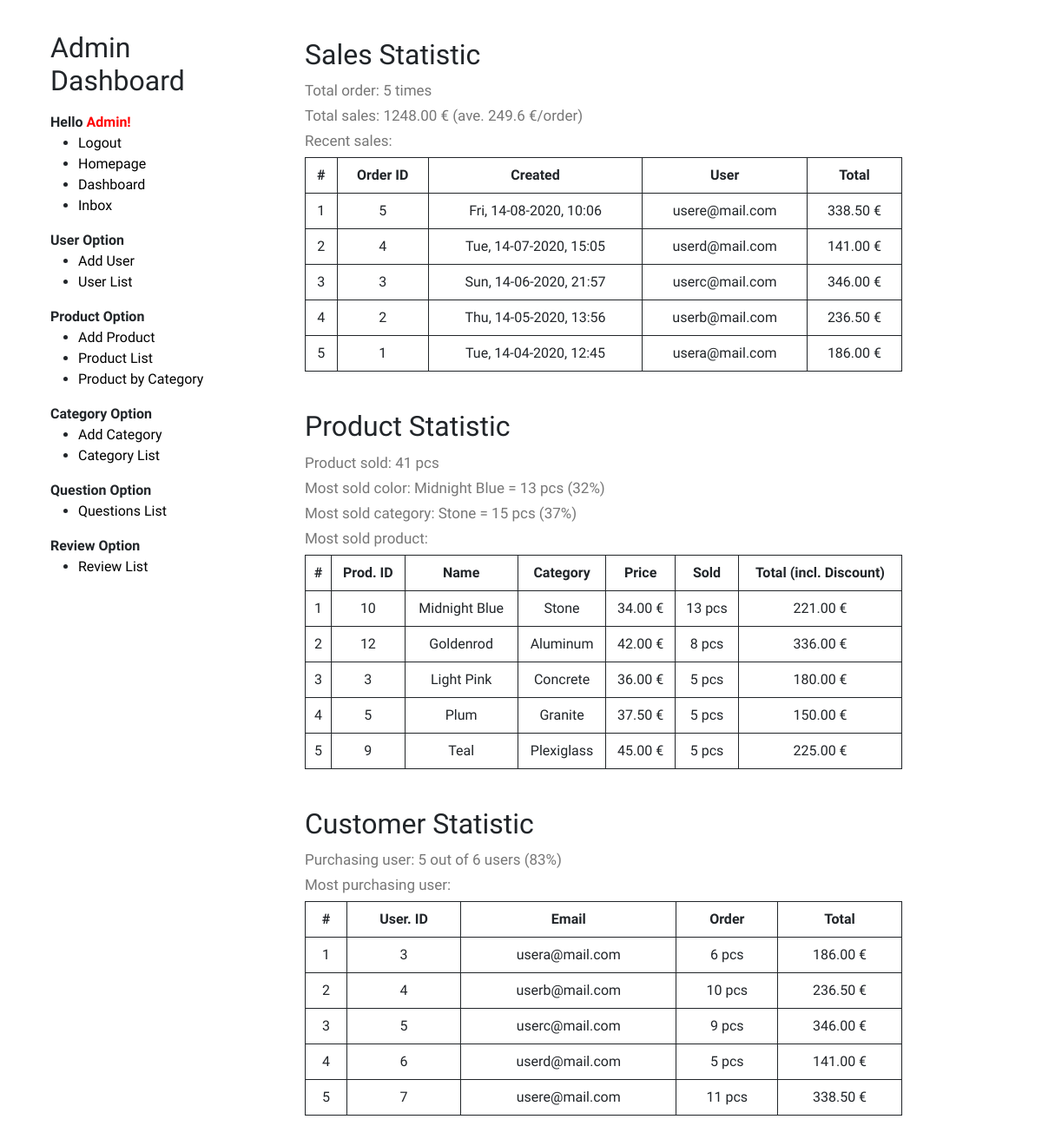
The page /admin.php (signed in) on the database its author committed.
### tables this page shows
CREATE TABLE `order_register` (
  `id` int(11) NOT NULL,
  `fk_user_id` int(11) NOT NULL,
  `tot_price` decimal(20,2) NOT NULL,
  `date` datetime NOT NULL
);

CREATE TABLE `user` (
  `id` int(11) NOT NULL,
  `f_name` varchar(50) NOT NULL,
  `l_name` varchar(50) NOT NULL,
  `address` varchar(100) NOT NULL,
  `email` varchar(50) NOT NULL,
  `password` varchar(255) NOT NULL,
  `user_state` int(1) NOT NULL DEFAULT 1,
  `user_level` int(1) NOT NULL DEFAULT 0
);

CREATE TABLE `products` (
  `id` int(11) NOT NULL,
  `name` varchar(50) NOT NULL,
  `fk_category` int(11) NOT NULL,
  `price` decimal(20,2) NOT NULL,
  `description` text NOT NULL,
  `image` text NOT NULL,
  `discount` int(3) NOT NULL DEFAULT 0,
  `visibility` int(1) NOT NULL DEFAULT 1
);

CREATE TABLE `category` (
  `id` int(11) NOT NULL,
  `catName` varchar(50) NOT NULL
);

### classes/database.class.php (called while the page is built, shortened)
<?php
Class Database{
    public $host   = "";
    public $user   = "";
    public $pass   = "";
    public $dbname = "";
    public $link;
    private function connectDB(){
    $this->link = new mysqli($this->host, $this->user, $this->pass,
    $this->dbname);
    mysqli_set_charset($this->link, "utf8");
    }
   public function select($query){
     $result = $this->link->query($query) or
      die($this->link->error.__LINE__);
     if($result->num_rows > 0){
       return $result;
     } else {
       return false;
     }
    }
   }
?>

### classes/stat.class.php (called while the page is built, shortened)
<?php
class Stat {
    private $db;
	 	public function __construct(){
	      $this->db = new Database();
	    }
public function TotalOrder() {
    $query = "SELECT COUNT(*) as res FROM order_register";
    $result = $this->db->select($query);
    $data = $result->fetch_assoc();
    $out = $data['res'];
    if(!is_null($out)){
                    $out = $out;
                } else {
                    $out =  'N/A';
                }
                return $out;
        }
        public function TotalSales() {
            $query = "SELECT SUM(tot_price) as res FROM order_register";
                        $result = $this->db->select($query);
                        $data = $result->fetch_assoc();
                        $out = $data['res'];
                        if(!is_null($out)){
                                        $out = $out;
                                    } else {
                                        $out = 'N/A';
                                    }
                        return $out;
                }
        public function AveSales() {
            $TotalOrder = $this->TotalOrder();
            $TotalSales = $this->TotalSales();
            if ($TotalOrder != 'N/A'){
                $out = round(($TotalSales/$TotalOrder),2);
               }else{
                $out ='N/A';
              }
                        return $out;
                }
        public function RecentSales($num) {
            $query = "SELECT `order_register`.`id`, date, `user`.`email`, tot_price
            FROM order_register
            INNER JOIN `user` ON `user`.`id` = `order_register`.`fk_user_id`
            ORDER BY date DESC
            LIMIT {$num}";
                        $result = $this->db->select($query);
                        if($result){
                            $data = $result->fetch_all(MYSQLI_ASSOC);
                            $out = $data;
                        } else {
                            $out =  'N/A';
                        }
                        return $out;
                }
        public function TotalSold() {
            $query = "SELECT SUM(quantity) as res FROM tbl_order";
                        $result = $this->db->select($query);
                        $data = $result->fetch_assoc();
                        $out = $data['res'];
                        if(!is_null($out)){
                                        $out = $out;
                                    } else {
                                        $out = 'N/A';
                                    }
                        return $out;
                }
        public function MostCol() {
            $query = "SELECT `products`.`name`, SUM(quantity) as quantity
            FROM tbl_order
            INNER JOIN `products` ON `products`.`id` = `tbl_order`.`fk_productId`
            GROUP BY name
            ORDER BY SUM(quantity) DESC
            LIMIT 1";
            $TotalSold = $this->TotalSold();
                        $result = $this->db->select($query);
                            if ($result) {
                                $data = $result->fetch_assoc();
                                $out = $data;
                                $out['perc'] = round(100*$out['quantity'] / $TotalSold);
                              } else {
                                $out['name'] = $out['quantity'] = $out['perc'] = 'N/A';
                                }
                              return $out;
                }
        public function MostCat() {
            $query = "SELECT `category`.`catName`, SUM(quantity) as quantity
            FROM tbl_order
            INNER JOIN `products` ON `products`.`id`  = `tbl_order`.`fk_productId`
            INNER JOIN `category` ON `products`.`fk_category` = `category`.`id`
            GROUP BY `category`.`catName`
            ORDER BY SUM(quantity) DESC
            LIMIT 1";
             $TotalSold = $this->TotalSold();
             $result = $this->db->select($query);
                 if ($result) {
                     $data = $result->fetch_assoc();
                     $out = $data;
                     $out['name'] = $data['catName'];
                     $out['perc'] = round(100*$out['quantity'] / $TotalSold);
                   } else {
                     $out['name'] = $out['quantity'] = $out['perc'] = 'N/A';
                     }
                   return $out;
                }
        public function MostItem($num) {
            $query = "SELECT `products`.`id`,`products`.`name`, `category`.`catName`,`products`.`price`, SUM(quantity) as quantity, SUM(`tbl_order`.`price`) as tot_price
            FROM tbl_order
            INNER JOIN `products` ON `products`.`id` = `tbl_order`.`fk_productId`
            INNER JOIN `category` ON `products`.`fk_category` = `category`.`id`
            GROUP BY `products`.`id`
            ORDER BY SUM(quantity) DESC
            LIMIT {$num}";
                        $result = $this->db->select($query);
                        if($result){
                            $data = $result->fetch_all(MYSQLI_ASSOC);
                            $out = $data;
                        } else {
                            $out =  'N/A';
                        }
                        return $out;
                }
        public function CustUser() {
            $query = "SELECT X.res1, Y.res2
            FROM (SELECT COUNT(DISTINCT fk_userId) as res1
            FROM tbl_order) X, (SELECT user_level, COUNT(id) as res2
            FROM user
            GROUP BY user_level
            LIMIT 1) Y";
                          $result = $this->db->select($query);
                              if ($result) {
                                  $data = $result->fetch_assoc();
                                  $out = $data;
                                  $out['perc'] = round(100*$out['res1'] / $out['res2']);
                                } else {
                                  $out['res1'] = $out['res2'] = $out['perc'] = 'N/A';
                                  }
                                return $out;
                }
        public function MostUser($num) {
            $query = "SELECT `user`.`email`,`user`.`id`, Y.res2, Y.res3
            FROM (SELECT fk_userId, SUM(price) as res2, SUM(quantity) as res3
            FROM tbl_order
            GROUP BY fk_userId
			ORDER BY SUM(price) DESC
            LIMIT {$num}) Y
			INNER JOIN `user` ON `user`.`id` = Y.`fk_userId`";
                        $result = $this->db->select($query);
                        if($result){
                            $data = $result->fetch_all(MYSQLI_ASSOC);
                            $out = $data;
                        } else {
                            $out =  'N/A';
                        }
                        return $out;
                }
        }
?>

### admin.php (the view, shortened to what this page needs)
<?php
$stat = new Stat();
$TotalOrder = $stat->TotalOrder();
$TotalSales = $stat->TotalSales();
$AveSales = $stat->AveSales();
$RecentSales = $stat->RecentSales(5);
$i = 0;
$tbody1 = '';
if (is_array($RecentSales)) {
  foreach ($RecentSales as $row) {
    $i++;
    $date = new DateTime($row['date']);
    $tbody1 .= "<tr class='text-center fw-normal'>
        <td>" . $i . "</td>
        <td>" . $row['id'] . "</td>
            <td>" . date_format($date, 'D, d-m-Y, H:i') . "</td>
            <td>" . $row['email'] . "</td>
            <td>" . $row['tot_price'] . " €</td>";
  }
} else {
  $tbody1 = "<tr class='text-center fw-normal'><td colspan='5'>No Data Available</td></tr>";
}
$TotalSold = $stat->TotalSold();
$MostCol = $stat->MostCol();
$MostColName = $MostCol['name'];
$MostColQuan = $MostCol['quantity'];
$MostColPerc = $MostCol['perc'];
$MostCat = $stat->MostCat();
$MostCatName = $MostCat['name'];
$MostCatQuan = $MostCat['quantity'];
$MostCatPerc = $MostCat['perc'];
$MostItem = $stat->MostItem(5);
$i = 0;
$tbody2 = '';
if (is_array($MostItem)) {
  foreach ($MostItem as $row) {
    $i++;
    $tbody2 .= "<tr class='text-center fw-normal'>
        <td>" . $i . "</td>
        <td>" . $row['id'] . "</td>
            <td>" . $row['name'] . "</td>
            <td>" . $row['catName'] . "</td>
            <td>" . $row['price'] . " €</td>
            <td>" . $row['quantity'] . " pcs</td>
            <td>" . $row['tot_price'] . " €</td>";
  }
} else {
  $tbody2 = "<tr class='text-center fw-normal'><td colspan='7'>No Data Available</td></tr>";
}
$CustUser = $stat->CustUser();
$CustUserPay = $CustUser['res1'];
$CustUserNo = $CustUser['res2'];
$CustUserPerc = $CustUser['perc'];
$MostUser = $stat->MostUser(5);
$i = 0;
$tbody3 = '';
if (is_array($MostUser)) {
  foreach ($MostUser as $row) {
    $i++;
    $tbody3 .= "<tr class='text-center fw-normal'>
        <td>" . $i . "</td>
        <td>" . $row['id'] . "</td>
            <td>" . $row['email'] . "</td>
            <td>" . $row['res3'] . " pcs</td>
            <td>" . $row['res2'] . " €</td>";
  }
} else {
  $tbody3 = "<tr class='text-center fw-normal'><td colspan='5'>No Data Available</td></tr>";
}
?>
<!doctype html>
<html lang="en">
<head>
  <link rel="stylesheet" href="components/style.css">
  <?php include_once 'components/boot.php'; ?>
</head>
<body>
  <div class="content">
    <div class="container">
      <div class="row">
        <div class="col-md-3">
          <div class="control-box p-3 sidebar">
            <h2 class="mb-3">Admin Dashboard</h2>
            <b>Hello <span style="color:red"><?php echo $_SESSION['adm']['f_name'] ?>!</span> </b>
            <ul>
              <li><a href="actions/logout.php?logout">Logout</a></li>
              <li><a href="home.php"><span>Homepage</span></a> </li>
              <li><a href="admin.php"><span>Dashboard</span></a> </li>
              <li><a href="inbox.php"><span>Inbox</span></a> </li>
            </ul>
            <b>User Option</b>
            <ul>
              <li><a href="actions/user_add.php">Add User</a> </li>
              <li><a href="actions/user_list.php">User List</a> </li>
            </ul>
            <b>Product Option</b>
            <ul>
              <li><a href="actions/product_add.php">Add Product</a> </li>
              <li><a href="actions/product_list.php">Product List</a> </li>
              <li><a href="actions/catprod_list.php">Product by Category</a> </li>
            </ul>
            <b>Category Option</b>
            <ul>
              <li><a href="actions/cat_add.php">Add Category</a> </li>
              <li><a href="actions/cat_list.php">Category List</a> </li>
            </ul>
            <b>Question Option</b>
            <ul>
              <li><a href="actions/que_list.php">Questions List</a> </li>
            </ul>
            <b>Review Option</b>
            <ul>
              <li><a href="actions/rev_list.php">Review List</a> </li>
            </ul>
            </div>
        </div>
        <div class="col-md-8">
          <div class="control-box p-3 main-content">
            <div class="d-grid gap-2">
              <div class="p-2">
                <h2>Sales Statistic</h2>
                <p class="my-1">
                  Total order: <?php echo $TotalOrder; ?> times<br>
                  Total sales: <?php echo $TotalSales; ?> € (ave. <?php echo $AveSales; ?> €/order)<br>
                  Recent sales:<br></p>
                <table class='table table-bordered border-dark'>
                  <thead>
                    <tr class="text-center">
                      <th>#</th>
                      <th>Order ID</th>
                      <th>Created</th>
                      <th>User</th>
                      <th>Total</th>
                    </tr>
                  </thead>
                  <tbody>
                    <?php echo $tbody1 ?>
                  </tbody>
                </table>
              </div>
              <div class="p-2">
                <h2>Product Statistic</h2>
                <p class="my-1">
                  Product sold: <?php echo $TotalSold; ?> pcs<br>
                  Most sold color: <?php echo $MostColName . " = " . $MostColQuan . " pcs (" . $MostColPerc . "%)"; ?><br>
                  Most sold category: <?php echo $MostCatName . " = " . $MostCatQuan . " pcs (" . $MostCatPerc . "%)"; ?><br>
                  Most sold product:<br>
                <table class='table table-bordered border-dark'>
                  <thead>
                    <tr class="text-center">
                      <th>#</th>
                      <th>Prod. ID</th>
                      <th>Name</th>
                      <th>Category</th>
                      <th>Price</th>
                      <th>Sold</th>
                      <th>Total (incl. Discount)</th>
                    </tr>
                  </thead>
                  <tbody>
                    <?php echo $tbody2 ?>
                  </tbody>
                </table>
                </p>
              </div>
              <div class="p-2">
                <h2>Customer Statistic</h2>
                <p class="my-1">
                  Purchasing user: <?php echo $CustUserPay . " out of " . $CustUserNo . " users (" . $CustUserPerc . "%)"; ?> <br>
                  Most purchasing user:<br>
                <table class='table table-bordered border-dark'>
                  <thead>
                    <tr class="text-center">
                      <th>#</th>
                      <th>User. ID</th>
                      <th>Email</th>
                      <th>Order</th>
                      <th>Total</th>
                    </tr>
                  </thead>
                  <tbody>
                    <?php echo $tbody3 ?>
                  </tbody>
                </table>
                </p>
              </div>
            </div>
          </div>
        </div>
      </div>
    </div>
  </div>
</body>
</html>

### components/style.css (style rules this page uses)
* { font-family: "Martel", serif; }
a:link, a:hover, a:visited { color: black; text-decoration: none; }
html, body { height: 100%; margin: 0; padding: 0; }
thead, tr, th { font-weight: bold; }
.control-box h2 { font-weight: 300; }
.control-box { background-color: #fff; }
.content { margin-top: 20px; }
.main-content p { font-size: 17px; color: #777; line-height: 29px; margin-bottom: 20px; }

### rows shown on the page
order_register: id "5", date "Fri, 14-08-2020, 10:06", fk_user.email "usere@mail.com", tot_price "338.50"
order_register: id "4", date "Tue, 14-07-2020, 15:05", fk_user.email "userd@mail.com", tot_price "141.00"
order_register: id "3", date "Sun, 14-06-2020, 21:57", fk_user.email "userc@mail.com", tot_price "346.00"
order_register: id "2", date "Thu, 14-05-2020, 13:56", fk_user.email "userb@mail.com", tot_price "236.50"
order_register: id "1", date "Tue, 14-04-2020, 12:45", fk_user.email "usera@mail.com", tot_price "186.00"
products: id "10", name "Midnight Blue", fk_category.catName "Stone", price "34.00", quantity "13", tot_price "221.00"
products: id "12", name "Goldenrod", fk_category.catName "Aluminum", price "42.00", quantity "8", tot_price "336.00"
products: id "3", name "Light Pink", fk_category.catName "Concrete", price "36.00", quantity "5", tot_price "180.00"
products: id "5", name "Plum", fk_category.catName "Granite", price "37.50", quantity "5", tot_price "150.00"
products: id "9", name "Teal", fk_category.catName "Plexiglass", price "45.00", quantity "5", tot_price "225.00"
user: id "3", email "usera@mail.com", res3 "6", res2 "186.00"
user: id "4", email "userb@mail.com", res3 "10", res2 "236.50"
user: id "5", email "userc@mail.com", res3 "9", res2 "346.00"
user: id "6", email "userd@mail.com", res3 "5", res2 "141.00"
user: id "7", email "usere@mail.com", res3 "11", res2 "338.50"

### other values the page prints
$_SESSION['adm']['f_name'] "Admin"
$TotalOrder "5"
$TotalSales "1248.00"
$AveSales "249.6"
$TotalSold "41"
$MostColName "Midnight Blue"
$MostColQuan "13"
$MostColPerc "32"
$MostCatName "Stone"
$MostCatQuan "15"
$MostCatPerc "37"
$CustUserPay "5"
$CustUserNo "6"
$CustUserPerc "83"
